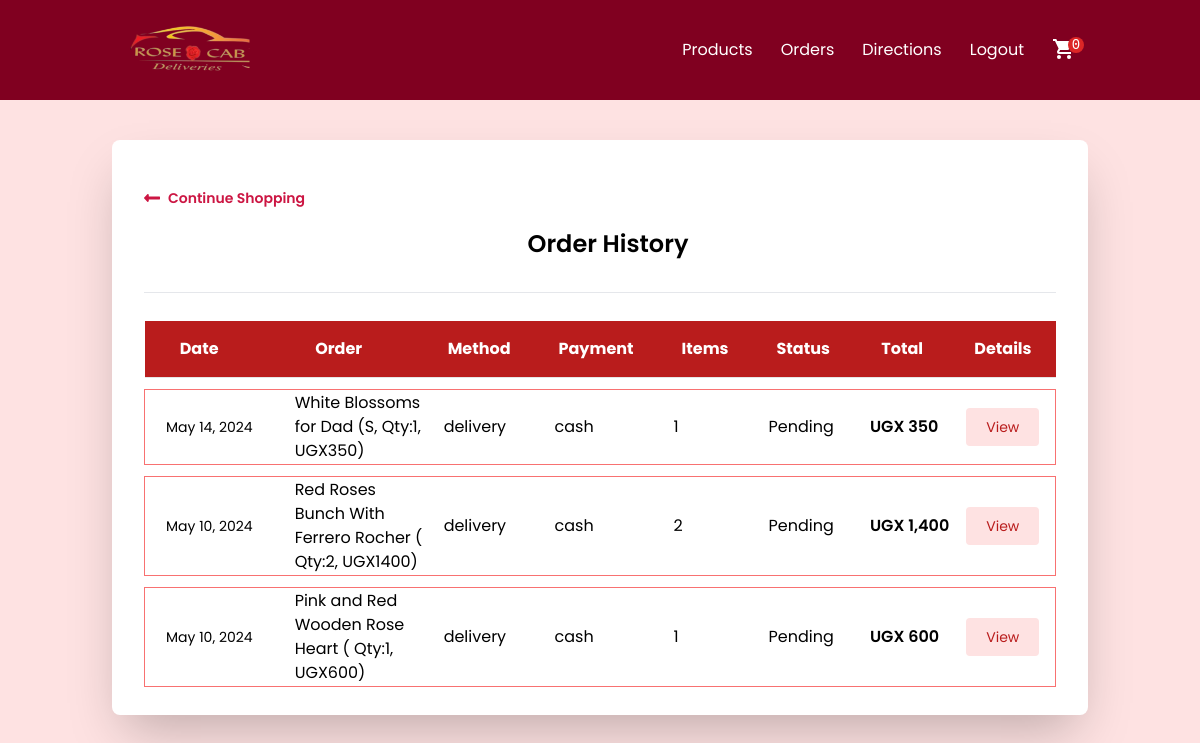
The app's page /orders/ (signed in), older data.
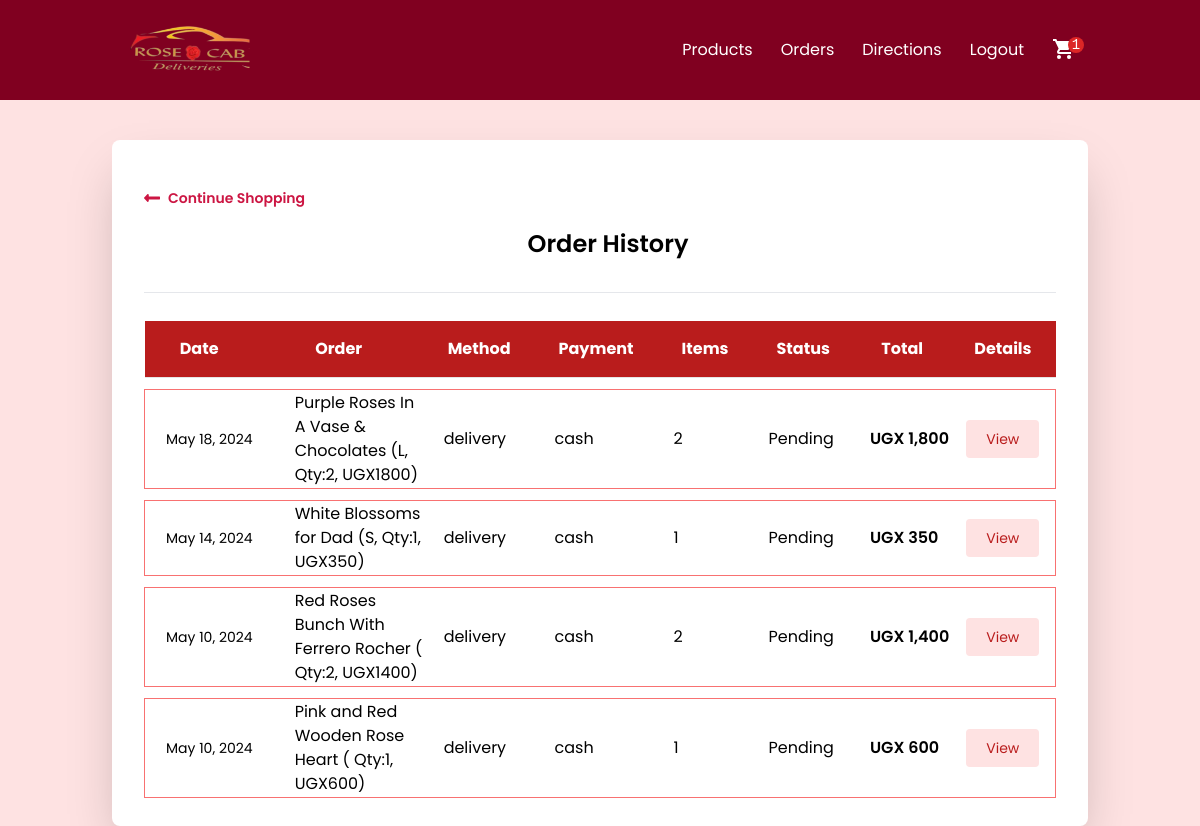
The same page, newer data.
### order/models.py (models this page shows, shortened)
class Order(models.Model):
    PAYMENT_CHOICES = (("cash", "cash"), ("online", "online"))
    DELIVERY_CHOICES = (("delivery", "delivery"), ("carryout", "carryout"))
    transaction_id = models.UUIDField(
        primary_key=True, default=uuid.uuid4, editable=True
    )
    customer = models.ForeignKey(Customer, on_delete=models.CASCADE)
    user = models.ForeignKey(User, on_delete=models.CASCADE, null=True, blank=True)
    STATUS =(
        ('Pending','Pending'),
        ('Order Confirmed','Order Confirmed'),
        ('Out for Delivery','Out for Delivery'),
        ('Delivered','Delivered'),
    )
    status=models.CharField(max_length=50,null=True,choices=STATUS,default='Pending')
    date_ordered = models.DateTimeField(auto_now_add=True)
    date_modified = models.DateTimeField(auto_now=True)
    complete = models.BooleanField(default=False)
    date_completed = models.DateTimeField(null=True, blank=True)
    paid = models.BooleanField(default=False)
    payment_method = models.CharField(max_length=10, choices=PAYMENT_CHOICES)
    delivery_method = models.CharField(max_length=10, choices=DELIVERY_CHOICES)
    shipping = models.ForeignKey(
        "ShippingAddress", on_delete=models.SET_NULL, blank=True, null=True
    )
    pickup = models.ForeignKey(
        "PickUpDetail", on_delete=models.SET_NULL, blank=True, null=True
    )
    coupon = models.ForeignKey(
        "Coupon", on_delete=models.SET_NULL, blank=True, null=True
    )
    email = models.EmailField(max_length=70, null=True, blank=True)
    phone = models.CharField(max_length=20, null=True, blank=True)
    @property
    def get_cart_subtotal(self):
        order_items = self.orderitem_set.all()
        total = sum([item.get_total for item in order_items])
        return total
    get_cart_subtotal.fget.short_description = "Subtotal"
    @property
    def get_cart_total(self):
        total = self.get_cart_subtotal
        if self.coupon:
            total = total - self.get_coupon_value
        return total
    get_cart_total.fget.short_description = "Total"
    @property
    def get_cart_items(self):
        order_items = self.orderitem_set.all()
        total = sum([item.quantity for item in order_items])
        return total
    get_cart_items.fget.short_description = "# Items"
    @property
    def display_items(self):
        order_items = self.orderitem_set.all()
        ticker, l = 1, len(order_items)
        product_titles = str()
        for item in order_items:
            add_comma = ", " if l > 1 and ticker != l else ""
            if item.variation:
                product_title = f"""{item.product.name}
                ({item.variation.get_size},
                Qty:{item.quantity}, UGX{item.get_total}){add_comma}"""
            else:
                product_title = f"""{item.product.name}
                ( Qty:{item.quantity}, UGX{item.get_total}){add_comma}"""
            product_titles += product_title
            ticker += 1
        return product_titles
    @property
    def get_coupon_value(self):
        if self.coupon:
            if self.coupon.discount_type == "Percent":
                coupon_value = round(
                    self.get_cart_subtotal * self.coupon.discount_amount / 100, 2
                )
            else:
                coupon_value = self.coupon.discount_amount
        else:
            coupon_value = None
        return coupon_value
    get_coupon_value.fget.short_description = "Coupon"

class OrderItem(models.Model):
    product = models.ForeignKey(Product, on_delete=models.CASCADE)
    order = models.ForeignKey(Order, on_delete=models.CASCADE)
    variation = models.ForeignKey(
        ProductVariant, on_delete=models.SET_NULL, blank=True, null=True
    )
    quantity = models.IntegerField(default=0)
    date_added = models.DateTimeField(auto_now_add=True)
    @property
    def get_item_price(self):
        if self.product.has_variants:
            return self.variation.price
        else:
            return self.product.price
    @property
    def get_total(self):
        if self.product.has_variants:
            total = self.variation.price * self.quantity
        else:
            total = self.product.price * self.quantity
        return total
    get_total.fget.short_description = "Total"
    def image_tag(self):
        return mark_safe(
            f'<img src="{self.product.image.url}" width="100" height="100" />'
        )
    image_tag.short_description = "Image"

### store/models.py (models this page shows, shortened)
class Product(models.Model):
    id = models.UUIDField(primary_key=True, default=uuid.uuid4, editable=False)
    name = models.CharField(max_length=100)
    price = models.DecimalField(max_digits=15, decimal_places=0, blank=True, null=True)
    desc = models.TextField(max_length=500, blank=True, null=True)
    image = models.ImageField(blank=True, upload_to="images")
    created_at = models.DateField(auto_now_add=True)
    updated_at = models.DateField(auto_now=True)
    product_category = models.ForeignKey(
        "Category", on_delete=models.CASCADE, null=True, blank=True
    )
    class Meta:
        ordering = ("product_category",)
    def image_tag(self):  # pragma: no cover
        if self.image:
            return mark_safe(f'<img src="{self.image.url}" width="100" height="100" />')
    image_tag.short_description = "Image"
    @property
    def has_variants(self):
        if self.productvariant_set.count() > 0:
            return True
        else:
            return False

class ProductVariant(models.Model):
    title = models.CharField(max_length=100, blank=True, null=True)
    product = models.ForeignKey(Product, on_delete=models.CASCADE)
    size = models.ForeignKey(Size, on_delete=models.CASCADE)
    price = models.DecimalField(max_digits=15, decimal_places=0)
    @property
    def get_size(self):
        return str(self.size)

class Size(models.Model):
    name = models.CharField(max_length=20, blank=True, null=True, unique=True)
    def __str__(self):
        return self.name

### users/views.py (the view)
# urls.py: path("orders/", views.my_orders, name="my_orders"),
@login_required(login_url="users:login")
def my_orders(request):
    customer = request.user.customer
    orders = Order.objects.filter(customer=customer, complete=True).order_by(
        "-date_modified"
    )
    return render(request, "users/orders.html", context={"orders": orders})

### store/context_processors.py (called while the page is built, shortened)
def get_cart_quantity(request):
    if request.user.is_authenticated:
        try:
            customer = request.user.customer
        except:
            number_of_items = 0
    try:
        customer_order = Order.objects.filter(customer=customer, complete=False)[0]
        number_of_items = customer_order.get_cart_items
    except:
        number_of_items = 0
    return {"cart_quantity": number_of_items}

### templates/users/orders.html (shortened to what the changed rows need)
{% extends "store/navbar.html" %}
{%load static%}
{% block content %}
<div class="container mx-auto mt-10">
    <div class="sm:px-6 w-full">
        <div class="bg-white shadow-2xl rounded-lg py-4 md:py-7 px-4 md:px-8 xl:px-10">
            <div class="md:flex-col flex-row items-center justify-between">
                <div class="flex flex-col sm:flex-row items-center justify-center border-b pb-8">
                    <div class="md:ml-4 mt-4 md:mt-0">
                        <h1 class="font-semibold text-2xl">Order History</h1>
                    </div>
                </div>
            </div>
            {%if orders%}
            <div class="mt-7 overflow-x-auto">
                <table class="w-full shadow whitespace-nowrap">
                    <thead
                        class="border-b border-neutral-200 bg-red-700 font-medium dark:border-white/10 dark:text-neutral-800">
                        <tr class="text-white">
                            <th scope="col" class="px-6 py-4">Date</th>
                            <th scope="col" class="px-6 py-4">Order</th>
                            <th scope="col" class="px-6 py-4">Method</th>
                            <th scope="col" class="px-6 py-4">Payment</th>
                            <th scope="col" class="px-6 py-4">Items</th>
                            <th scope="col" class="px-6 py-4">Status</th>
                            <th scope="col" class="px-6 py-4">Total</th>
                            <th scope="col" class="px-6 py-4">Details</th>
                        </tr>
                    </thead>
                    <tbody>
                        {% for order in orders %}
                        <tr class="h-3"> </tr>
                        <tr tabindex="0"
                            class="focus:outline-none h-16 border border-red-400 hover:bg-red-50 rounded-md">
                            <td>
                                <div class="ml-5">
                                    <div class="text-sm w-1/6 whitespace-nowrap">
                                        {{order.date_modified|date:"M d, Y" }}
                                    </div>
                                </div>
                            </td>
                            <td class="">
                                <div class="flex items-center pl-10 whitespace-normal">
                                    <div class="w-full ">
                                        <span>{{order.display_items}}</span>
                                    </div>
                                </div>
                            </td>
                            <td class="pl-5 text-center">
                                <div class="flex items-center">
                                    <div class="w-1/5">{{order.delivery_method}}</div>
                                </div>
                            </td>
                            <td class="pl-5">
                                <div class="w-1/5">{{order.payment_method}}</div>
                            </td>
                            <td class="pl-4">
                                <div class="w-1/5">{{order.get_cart_items}}</div>
                            </td>
                            <td class="pl-4">
                                <div class="w-1/5">{{order.status}}</div>
                            </td>
                            <td class="pl-4">
                                <div class="w-1/5 font-semibold">
                                    UGX&nbsp;<span class="Comma">{{order.get_cart_total|floatformat:0}}</span>
                                </div>
                            </td>
                            <td class="pl-4">
                                <button class="btn-more-details py-3 px-5 text-sm focus:outline-none leading-none text-red-700 bg-red-100 rounded focus:ring-2
                 focus:ring-offset-2 focus:ring-red-300 hover:bg-red-200 " data-order-id="{{ forloop.counter }}">
                                    View
                                </button>
                            </td>
                        </tr>
                        {% endfor %}
                    </tbody>
                </table>
            </div>
            {% else %}
            <div class="text-center text-xl font-semibold">
                <p>You have no order history</p>
            </div>
            {% endif %}
        </div>
    </div>
</div>
{% endblock %}

Row changes from the older to the newer data that the page shows:
added Order: date_modified "May 18, 2024", display_items "Purple Roses In A Vase & Chocolates (L, Qty:2, UGX1800)", delivery_method "delivery", payment_method "cash", get_cart_items "2", status "Pending", get_cart_total "1,800"
Text that changed along with them:
{{ cart_quantity }}: "0" → "1"
